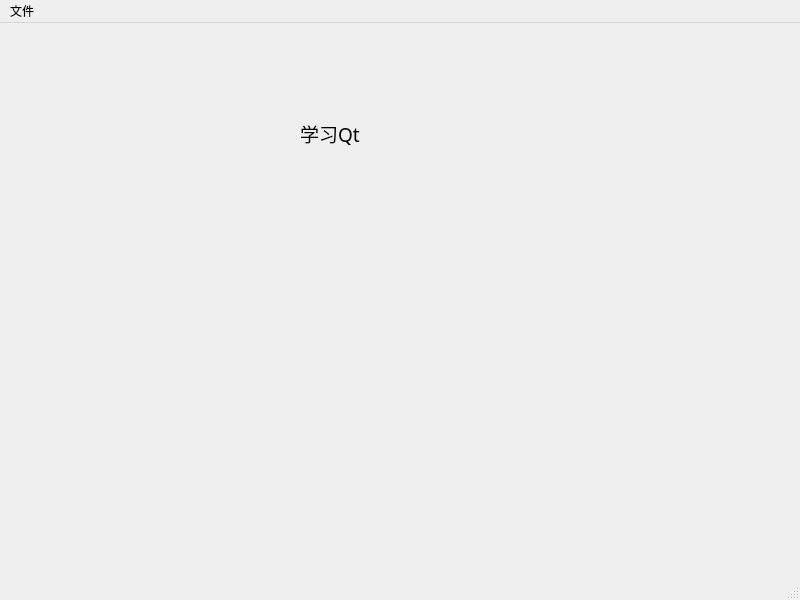
<?xml version="1.0" encoding="UTF-8"?>
<ui version="4.0">
 <class>MainWindow</class>
 <widget class="QMainWindow" name="MainWindow">
  <property name="geometry">
   <rect>
    <x>0</x>
    <y>0</y>
    <width>800</width>
    <height>600</height>
   </rect>
  </property>
  <property name="windowTitle">
   <string>MainWindow</string>
  </property>
  <widget class="QWidget" name="centralwidget">
   <widget class="QLabel" name="label">
    <property name="geometry">
     <rect>
      <x>300</x>
      <y>80</y>
      <width>71</width>
      <height>61</height>
     </rect>
    </property>
    <property name="font">
     <font>
      <family>AcadEref</family>
      <pointsize>14</pointsize>
     </font>
    </property>
    <property name="text">
     <string>学习Qt</string>
    </property>
   </widget>
  </widget>
  <widget class="QMenuBar" name="menubar">
   <property name="geometry">
    <rect>
     <x>0</x>
     <y>0</y>
     <width>800</width>
     <height>23</height>
    </rect>
   </property>
   <widget class="QMenu" name="menu">
    <property name="title">
     <string>文件</string>
    </property>
    <addaction name="actionnew_file"/>
   </widget>
   <addaction name="menu"/>
  </widget>
  <widget class="QStatusBar" name="statusbar"/>
  <action name="actionnew_file">
   <property name="text">
    <string>new file</string>
   </property>
  </action>
 </widget>
 <resources/>
 <connections/>
</ui>
